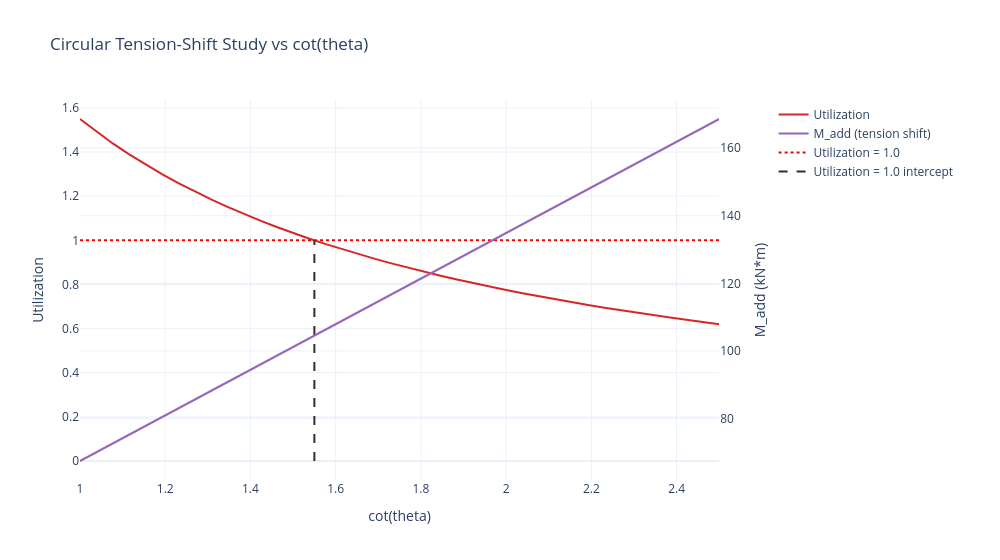

Notebook source saved alongside this figure:
### Markdown cell above
## 5. Cot(θ) Moment-Shift Study

Dual-axis plot showing utilization and tension-shift additional moment (`M_add`)
versus cot(θ). If utilization crosses 1.0, the intercept is marked.

### Code cell
fig_shift = viewer.plot_cot_theta_moment_shift_study(
    load_case=load_case,
    n_points=40,
    show=False,
)
fig_shift

### Figure 1 — Plotly figure (JSON) as saved in the notebook; plotly's stock layout.template omitted (floating-point values rounded to 4 significant figures)
{"data": [{"hovertemplate": "cot(theta): %{x:.3f}<br>Utilization: %{y:.3f}<extra></extra>", "line": {"color": "#d62728"}, "mode": "lines", "name": "Utilization", "type": "scatter", "x": [1.0, 1.038, 1.077, 1.115, 1.154, 1.192, 1.231, 1.269, 1.308, 1.346, 1.385, 1.423, 1.462, 1.5, 1.538, 1.577, 1.615, 1.654, 1.692, 1.731, 1.769, 1.808, 1.846, 1.885, 1.923, 1.962, 2.0, 2.038, 2.077, 2.115, 2.154, 2.192, 2.231, 2.269, 2.308, 2.346, 2.385, 2.423, 2.462, 2.5], "xaxis": "x", "y": [1.55, 1.492, 1.439, 1.389, 1.343, 1.3, 1.259, 1.221, 1.185, 1.151, 1.119, 1.089, 1.06, 1.033, 1.007, 0.9828, 0.9594, 0.9371, 0.9158, 0.8954, 0.876, 0.8573, 0.8395, 0.8223, 0.8059, 0.7901, 0.7749, 0.7603, 0.7462, 0.7326, 0.7195, 0.7069, 0.6947, 0.683, 0.6716, 0.6606, 0.6499, 0.6396, 0.6296, 0.6199], "yaxis": "y"}, {"hovertemplate": "cot(theta): %{x:.3f}<br>M_add: %{y:.2f} kN*m<extra></extra>", "line": {"color": "#9467bd"}, "mode": "lines", "name": "M_add (tension shift)", "type": "scatter", "x": [1.0, 1.038, 1.077, 1.115, 1.154, 1.192, 1.231, 1.269, 1.308, 1.346, 1.385, 1.423, 1.462, 1.5, 1.538, 1.577, 1.615, 1.654, 1.692, 1.731, 1.769, 1.808, 1.846, 1.885, 1.923, 1.962, 2.0, 2.038, 2.077, 2.115, 2.154, 2.192, 2.231, 2.269, 2.308, 2.346, 2.385, 2.423, 2.462, 2.5], "xaxis": "x", "y": [67.44, 70.03, 72.63, 75.22, 77.82, 80.41, 83.0, 85.6, 88.19, 90.79, 93.38, 95.97, 98.57, 101.2, 103.8, 106.3, 108.9, 111.5, 114.1, 116.7, 119.3, 121.9, 124.5, 127.1, 129.7, 132.3, 134.9, 137.5, 140.1, 142.7, 145.3, 147.9, 150.4, 153.0, 155.6, 158.2, 160.8, 163.4, 166.0, 168.6], "yaxis": "y2"}, {"hovertemplate": "Utilization limit<extra></extra>", "line": {"color": "#ff0000", "dash": "dot"}, "mode": "lines", "name": "Utilization = 1.0", "type": "scatter", "x": [1.0, 1.038, 1.077, 1.115, 1.154, 1.192, 1.231, 1.269, 1.308, 1.346, 1.385, 1.423, 1.462, 1.5, 1.538, 1.577, 1.615, 1.654, 1.692, 1.731, 1.769, 1.808, 1.846, 1.885, 1.923, 1.962, 2.0, 2.038, 2.077, 2.115, 2.154, 2.192, 2.231, 2.269, 2.308, 2.346, 2.385, 2.423, 2.462, 2.5], "xaxis": "x", "y": [1, 1, 1, 1, 1, 1, 1, 1, 1, 1, 1, 1, 1, 1, 1, 1, 1, 1, 1, 1, 1, 1, 1, 1, 1, 1, 1, 1, 1, 1, 1, 1, 1, 1, 1, 1, 1, 1, 1, 1], "yaxis": "y"}, {"customdata": [[1.55, 104.5], [1.55, 104.5], [1.55, 104.5], [1.55, 104.5], [1.55, 104.5], [1.55, 104.5], [1.55, 104.5], [1.55, 104.5], [1.55, 104.5], [1.55, 104.5], [1.55, 104.5], [1.55, 104.5], [1.55, 104.5], [1.55, 104.5], [1.55, 104.5], [1.55, 104.5], [1.55, 104.5], [1.55, 104.5], [1.55, 104.5], [1.55, 104.5], [1.55, 104.5], [1.55, 104.5], [1.55, 104.5], [1.55, 104.5], [1.55, 104.5]], "hovertemplate": "cot(theta): %{customdata[0]:.3f}<br>M_add at util=1.0: %{customdata[1]:.2f} kN*m<extra></extra>", "line": {"color": "#2f2f2f", "dash": "dash"}, "mode": "lines", "name": "Utilization = 1.0 intercept", "type": "scatter", "x": [1.55, 1.55, 1.55, 1.55, 1.55, 1.55, 1.55, 1.55, 1.55, 1.55, 1.55, 1.55, 1.55, 1.55, 1.55, 1.55, 1.55, 1.55, 1.55, 1.55, 1.55, 1.55, 1.55, 1.55, 1.55], "xaxis": "x", "y": [0.0, 0.04167, 0.08333, 0.125, 0.1667, 0.2083, 0.25, 0.2917, 0.3333, 0.375, 0.4167, 0.4583, 0.5, 0.5417, 0.5833, 0.625, 0.6667, 0.7083, 0.75, 0.7917, 0.8333, 0.875, 0.9167, 0.9583, 1.0], "yaxis": "y"}], "layout": {"height": 560, "legend": {"orientation": "v", "x": 1.02, "xanchor": "left", "y": 1, "yanchor": "top"}, "margin": {"r": 240}, "title": {"text": "Circular Tension-Shift Study vs cot(theta)"}, "width": 1000, "xaxis": {"anchor": "y", "domain": [0, 0.94], "title": {"text": "cot(theta)"}}, "yaxis": {"anchor": "x", "domain": [0, 1], "title": {"text": "Utilization"}}, "yaxis2": {"anchor": "x", "overlaying": "y", "side": "right", "title": {"text": "M_add (kN*m)"}}}}
